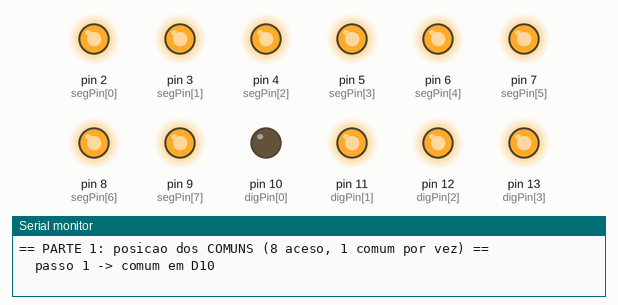
Recording of a sketch running on a simulated Arduino Uno, built with avr-gcc and run on an emulated ATmega328P. On the bench: output pins drawn as LEDs (lit = HIGH), the last lines printed to the serial monitor.

Above: at 0.1 s.
At 3.6 s:
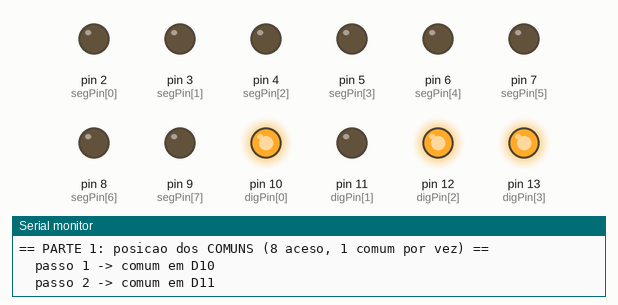
At 7.1 s:
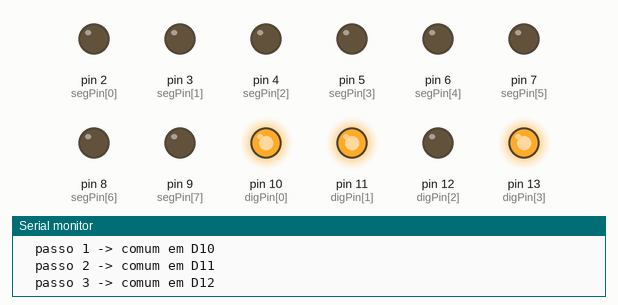
At 18.1 s:
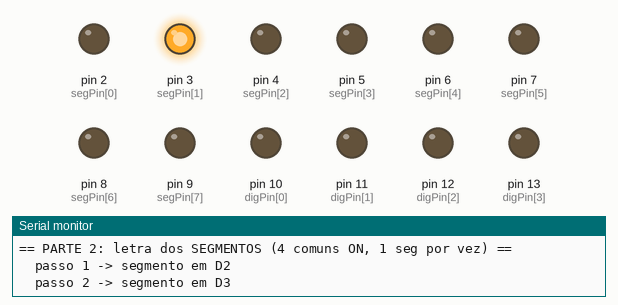
At 25.6 s:
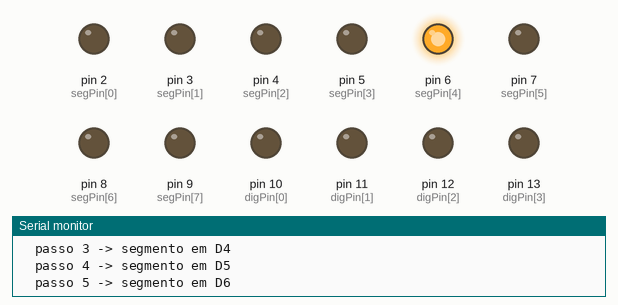
At 35.6 s:
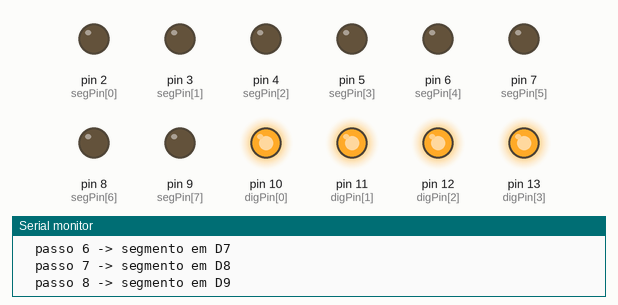
Timing chart, 0 to 39.6 s (numbered marks = the images above):
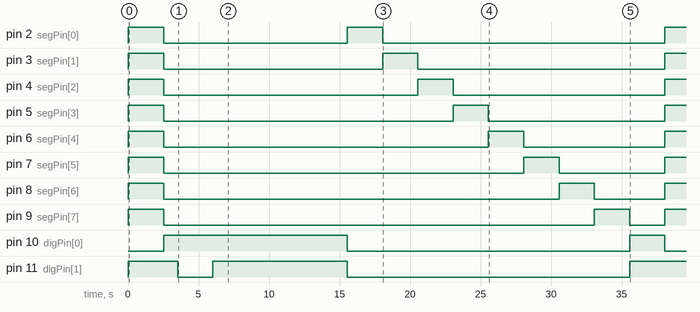

The sketch:

diag_display.ino
```cpp
/*
 * DIAGNOSTICO v3 (empirico): descobre a fiacao real, SEM confiar em pinout.
 * Catodo comum: acende com DIGITO=LOW e SEGMENTO=HIGH.
 *
 * O que ja sabemos pela presenca de resistor:
 *   Segmentos (com resistor) -> Arduino D2,D3,D4,D5,D6,D7,D8,D9
 *   Comuns  (sem resistor)   -> Arduino D10,D11,D12,D13
 * O que NAO sabemos: qual D10..D13 = qual POSICAO fisica,
 *                    e qual D2..D9 = qual LETRA de segmento.
 *
 * PARTE 1 - POSICAO DOS COMUNS (2.5s por passo, blank 1s):
 *   Acende TODOS os segmentos (8) e habilita UM comum por vez.
 *   Passo 1=D10 | 2=D11 | 3=D12 | 4=D13
 *   Anote: em cada passo, qual POSICAO fisica (esq->dir = 1,2,3,4) mostra
 *          o "8" completo. Se acender em 2 posicoes ou com fantasma, anote.
 *
 * PARTE 2 - LETRA DOS SEGMENTOS (2.5s por passo):
 *   Liga os 4 comuns e acende UM segmento por vez (D2..D9 em ordem).
 *   Anote qual BARRA fisica acende: cima / meio / baixo /
 *   canto sup-esq / sup-dir / inf-esq / inf-dir / ponto.
 *
 * (blank 2.5s = reinicia)
 */

const byte segPin[8] = {2, 3, 4, 5, 6, 7, 8, 9};
const byte digPin[4] = {10, 11, 12, 13};

void allSeg(bool on) { for (byte i = 0; i < 8; i++) digitalWrite(segPin[i], on ? HIGH : LOW); }
void allDigOff()     { for (byte i = 0; i < 4; i++) digitalWrite(digPin[i], HIGH); }
void allDigOn()      { for (byte i = 0; i < 4; i++) digitalWrite(digPin[i], LOW); }
void blank()         { allSeg(false); allDigOff(); }

void setup() {
  Serial.begin(9600);
  for (byte i = 0; i < 8; i++) pinMode(segPin[i], OUTPUT);
  for (byte i = 0; i < 4; i++) pinMode(digPin[i], OUTPUT);
  blank();
}

void loop() {
  Serial.println("== PARTE 1: posicao dos COMUNS (8 aceso, 1 comum por vez) ==");
  allSeg(true);
  for (byte i = 0; i < 4; i++) {
    allDigOff();
    digitalWrite(digPin[i], LOW);
    Serial.print("  passo "); Serial.print(i + 1);
    Serial.print(" -> comum em D"); Serial.println(digPin[i]);
    delay(2500);
    blank();
    delay(1000);
  }

  blank();
  delay(1500);

  Serial.println("== PARTE 2: letra dos SEGMENTOS (4 comuns ON, 1 seg por vez) ==");
  allDigOn();
  for (byte j = 0; j < 8; j++) {
    allSeg(false);
    digitalWrite(segPin[j], HIGH);
    Serial.print("  passo "); Serial.print(j + 1);
    Serial.print(" -> segmento em D"); Serial.println(segPin[j]);
    delay(2500);
  }

  blank();
  delay(2500);
}
```

Measured:
- by itself, pin 2 (segPin[0]): goes HIGH 2.5 s, LOW 13.0 s, HIGH 2.5 s, LOW 20.0 s, then HIGH
- by itself, pin 3 (segPin[1]): alternates HIGH for 2.5 s and LOW for 16.5 s
- by itself, pin 4 (segPin[2]): goes HIGH 2.5 s, LOW 18.0 s, HIGH 2.5 s, LOW 15.0 s, then HIGH
- by itself, pin 5 (segPin[3]): goes HIGH 2.5 s, LOW 20.5 s, HIGH 2.5 s, LOW 12.5 s, then HIGH
- by itself, pin 6 (segPin[4]): goes HIGH 2.5 s, LOW 23.0 s, HIGH 2.5 s, LOW 10.0 s, then HIGH
- by itself, pin 7 (segPin[5]): goes HIGH 2.5 s, LOW 25.5 s, HIGH 2.5 s, LOW 7.5 s, then HIGH
- by itself, pin 8 (segPin[6]): goes HIGH 2.5 s, LOW 28.0 s, HIGH 2.5 s, LOW 5.0 s, then HIGH
- by itself, pin 9 (segPin[7]): goes HIGH 2.5 s, LOW 30.5 s, HIGH 2.5 s, LOW 2.5 s, then HIGH
